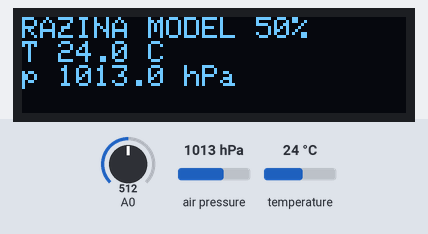
Bench run of a sketch on a simulated Arduino Uno, built with avr-gcc and run on an emulated ATmega328P. On the bench: 128×32 one-colour display. Inputs (shaded band) come from the test bench; at power-on: air pressure 1013 hPa, A0 = 512, temperature 24 °C. What the sketch prints to the serial monitor is not drawn.

Above: at 2.3 s.
2.4 s: air pressure set to 952 hPa
At 3.8 s:
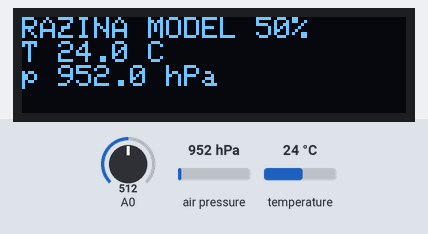
4.6 s: A0 set to 716
At 5.8 s:
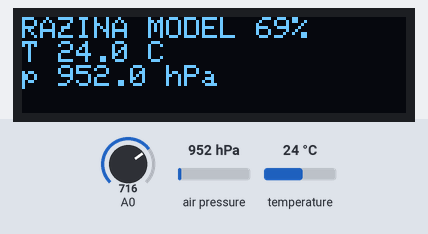
6.7 s: temperature set to 12 °C
At 8.7 s:
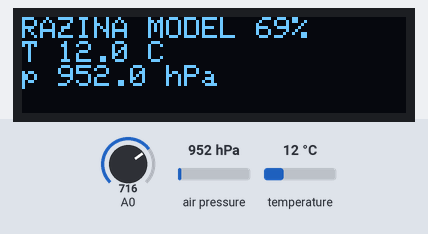
9.1 s: A0 set to 900
At 9.5 s:
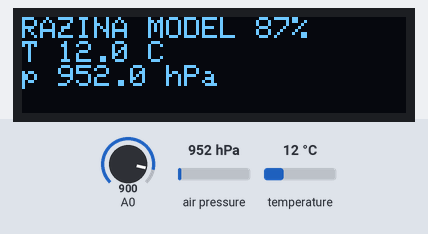
11.2 s: air pressure set to 975 hPa
At 13.4 s:
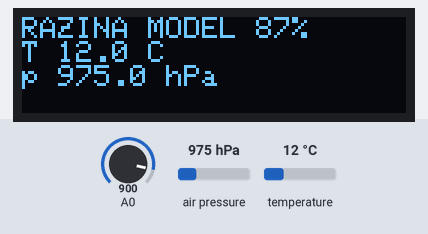
13.7 s: A0 set to 1023
At 14.4 s:
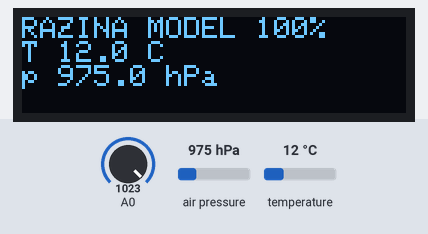
Timing chart, 0 to 16.7 s (numbered marks = the images above; inputs shaded):
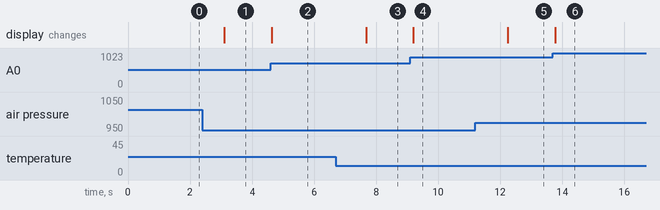

Measured:
- after the input at 2.4 s, the display: changes after 0.70 s (image 1)
- after the input at 4.6 s, the display: changes at once (image 2)
- after the input at 6.7 s, the display: changes after 0.98 s (image 3)
- after the input at 9.1 s, the display: changes after 0.10 s (image 4)
- after the input at 11.2 s, the display: changes after 1.1 s (image 5)
- after the input at 13.7 s, the display: changes after 0.07 s (image 6)

The sketch:

LV08_BMP180_OLED_Potenciometar.ino
```cpp
// LV08: BMP180 mjeri temperaturu i tlak; potenciometar je MODEL razine.
#include <Wire.h>
#include <Adafruit_BMP085.h>
#include <Adafruit_GFX.h>
#include <Adafruit_SSD1306.h>

Adafruit_BMP085 bmp180;  // Ova knjiznica podrzava i BMP180.
Adafruit_SSD1306 oled(128, 32, &Wire, -1);
bool senzorPokrenut;
bool zaslonPokrenut;

void setup() {
  Serial.begin(9600);
  Wire.begin();
  Wire.setWireTimeout(25000, true);
  senzorPokrenut = bmp180.begin();
  zaslonPokrenut = oled.begin(SSD1306_SWITCHCAPVCC, 0x3C);
  if (zaslonPokrenut) {
    oled.setTextColor(SSD1306_WHITE);
    oled.setTextSize(1);
  }
}

void loop() {
  int razinaModela = map(analogRead(A0), 0, 1023, 0, 100);

  // Provjeri odgovara li senzor na svojoj I2C adresi.
  Wire.beginTransmission(0x77);
  bool senzorSpojen = Wire.endTransmission() == 0;
  float temperatura = NAN;  // NAN oznacava da nema valjanog broja.
  float tlak = NAN;
  if (senzorPokrenut && senzorSpojen) {
    temperatura = bmp180.readTemperature();
    tlak = bmp180.readPressure() / 100.0;  // Pa pretvaramo u hPa.
  }
  bool mjerenjeValjano = senzorSpojen && !isnan(temperatura) &&
                        tlak >= 300 && tlak <= 1100;

  Serial.print(F("Razina model="));
  Serial.print(razinaModela);
  if (mjerenjeValjano) {
    Serial.print(F(" % T="));
    Serial.print(temperatura, 1);
    Serial.print(F(" C p="));
    Serial.print(tlak, 1);
    Serial.println(F(" hPa"));
  } else {
    Serial.println(F(" % BMP180 GRESKA"));
  }

  // Ne pokusavaj crtati ako se OLED nije uspjesno pokrenuo.
  if (zaslonPokrenut) {
    oled.clearDisplay();
    oled.setCursor(0, 0);
    oled.print(F("RAZINA MODEL "));
    oled.print(razinaModela);
    oled.println('%');
    if (mjerenjeValjano) {
      oled.print(F("T "));
      oled.print(temperatura, 1);
      oled.println(F(" C"));
      oled.print(F("p "));
      oled.print(tlak, 1);
      oled.println(F(" hPa"));
    } else {
      oled.println(F("BMP180 GRESKA"));
    }
    oled.display();  // Tek sada prenesi pripremljeni prikaz na zaslon.
  }
  delay(1500);
}
```
